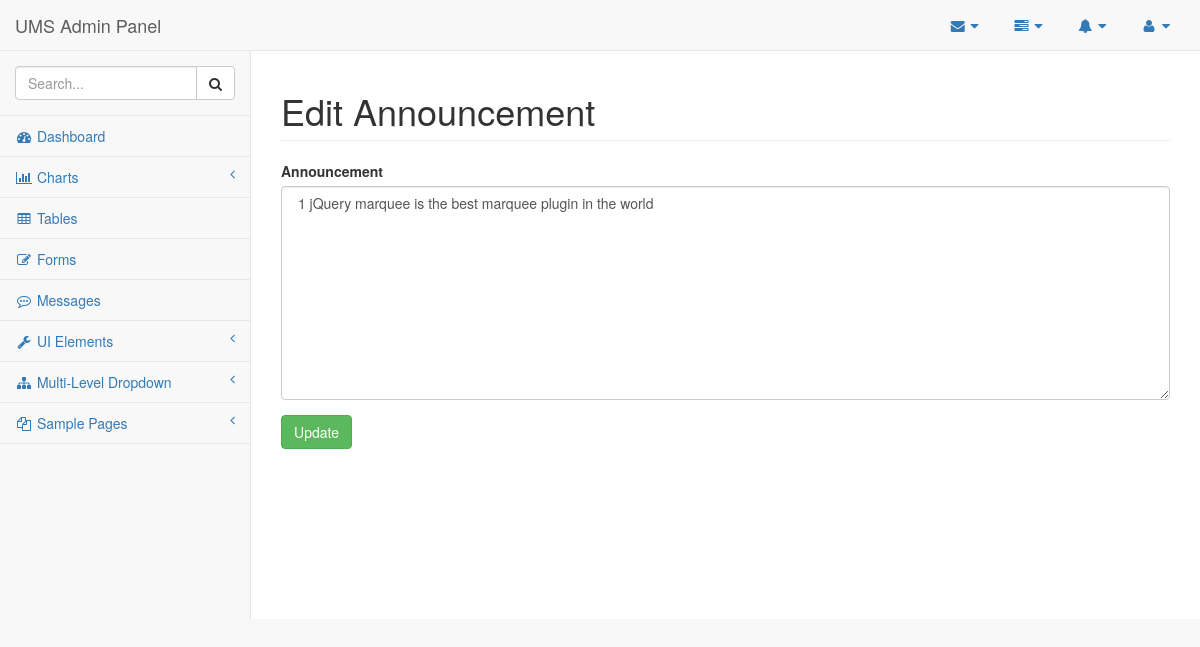
/admin/pages/announcement-edit.php?auid=1, run on an earlier commit of the app's database.
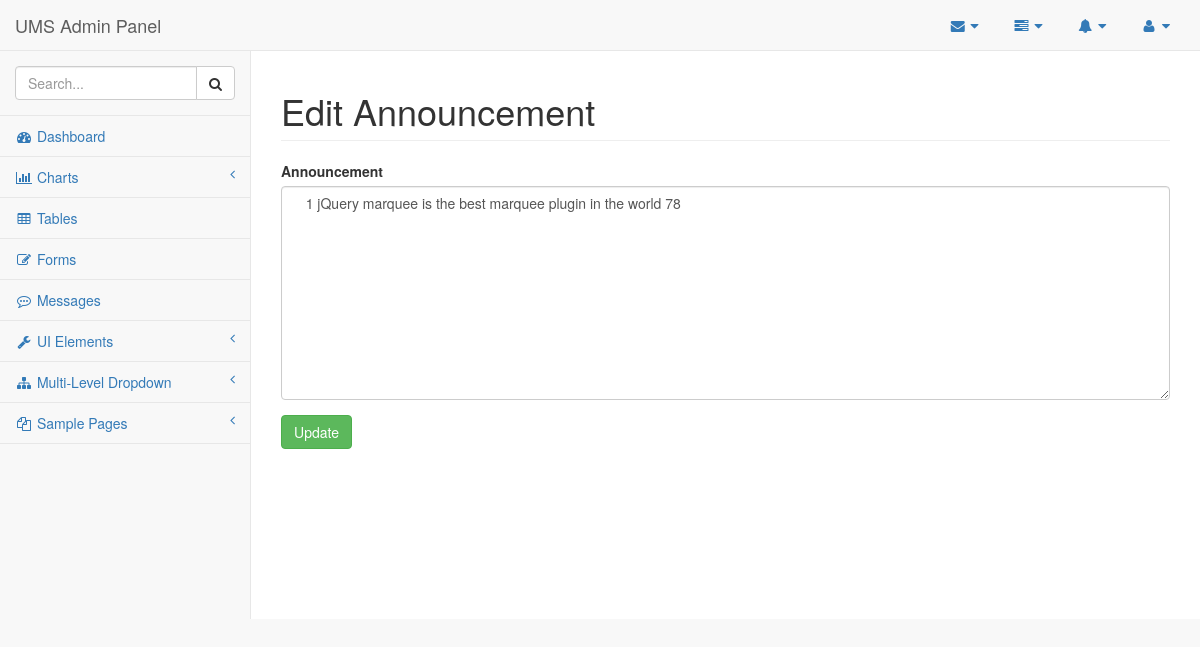
And on a later commit of the database.
### tables this page shows
CREATE TABLE `announcement` (
  `id` int(11) NOT NULL,
  `announcements` varchar(255) NOT NULL
);

### admin/pages/announcement-edit.php (the view, shortened to what this page needs)
<?php
    require_once('config.php');
    $id = $_GET['auid'];
    $slt ="SELECT * FROM announcement WHERE id='$id'";
    $qre = mysqli_query($DBC, $slt);
    $data=mysqli_fetch_array($qre);
?>
<!DOCTYPE html>
<html lang="en">
<head>
    <link href="../vendor/bootstrap/css/bootstrap.min.css" rel="stylesheet">
    <link href="../vendor/metisMenu/metisMenu.min.css" rel="stylesheet">
    <link href="../dist/css/sb-admin-2.css" rel="stylesheet">
    <link href="../vendor/font-awesome/css/font-awesome.min.css" rel="stylesheet" type="text/css">
</head>
<body>
    <div id="wrapper">
        <nav class="navbar navbar-default navbar-static-top" role="navigation" style="margin-bottom: 0">
            <div class="navbar-header">
                <a class="navbar-brand" href="index.php">UMS Admin Panel</a>
            </div>
            <ul class="nav navbar-top-links navbar-right">
                <li class="dropdown">
                    <a class="dropdown-toggle" data-toggle="dropdown" href="#">
                        <i class="fa fa-envelope fa-fw"></i> <i class="fa fa-caret-down"></i>
                    </a>
                </li>
                <li class="dropdown">
                    <a class="dropdown-toggle" data-toggle="dropdown" href="#">
                        <i class="fa fa-tasks fa-fw"></i> <i class="fa fa-caret-down"></i>
                    </a>
                </li>
                <li class="dropdown">
                    <a class="dropdown-toggle" data-toggle="dropdown" href="#">
                        <i class="fa fa-bell fa-fw"></i> <i class="fa fa-caret-down"></i>
                    </a>
                </li>
                <li class="dropdown">
                    <a class="dropdown-toggle" data-toggle="dropdown" href="#">
                        <i class="fa fa-user fa-fw"></i> <i class="fa fa-caret-down"></i>
                    </a>
                </li>
            </ul>
            <div class="navbar-default sidebar" role="navigation">
                <div class="sidebar-nav navbar-collapse">
                    <ul class="nav" id="side-menu">
                        <li class="sidebar-search">
                            <div class="input-group custom-search-form">
                                <input type="text" class="form-control" placeholder="Search...">
                                <span class="input-group-btn">
                                <button class="btn btn-default" type="button">
                                    <i class="fa fa-search"></i>
                                </button>
                            </span>
                            </div>
                        </li>
                        <li>
                            <a href="index.php"><i class="fa fa-dashboard fa-fw"></i> Dashboard</a>
                        </li>
                        <li>
                            <a href="#"><i class="fa fa-bar-chart-o fa-fw"></i> Charts<span class="fa arrow"></span></a>
                        </li>
                        <li>
                            <a href="tables.html"><i class="fa fa-table fa-fw"></i> Tables</a>
                        </li>
                        <li>
                            <a href="forms.html"><i class="fa fa-edit fa-fw"></i> Forms</a>
                        </li>
                        <li>
                            <a href="messages.php"><i class="fa fa-commenting-o fa-fw"></i> Messages</a>
                        </li>
                        <li>
                            <a href="#"><i class="fa fa-wrench fa-fw"></i> UI Elements<span class="fa arrow"></span></a>
                        </li>
                        <li>
                            <a href="#"><i class="fa fa-sitemap fa-fw"></i> Multi-Level Dropdown<span class="fa arrow"></span></a>
                        </li>
                        <li>
                            <a href="#"><i class="fa fa-files-o fa-fw"></i> Sample Pages<span class="fa arrow"></span></a>
                        </li>
                    </ul>
                </div>
            </div>
        </nav>
        <div id="page-wrapper">
            <div class="row">
                <div class="col-lg-12">
                    <h1 class="page-header">Edit Announcement</h1>
                    <form action="" method="post">
                       <div class="form-group">
                            <label for="announcement">Announcement</label>
                            <textarea name="announcement" id="announcement" cols="30" rows="10"  class="form-control" placeholder="Type Announcement Here"> <?= $data['announcements']; ?> </textarea>
                        </div>
                        <input type="submit" name="announcement_update" value="Update" class="btn btn-success" />
                    </form>
                </div>
            </div>
        </div>
    </div>
</body>
</html>

What changed in the data, as far as the page shows it:
changed announcement: announcement "1 jQuery marquee is the best marquee plugin in the world" → "1 jQuery marquee is the best marquee plugin in the world 78"
